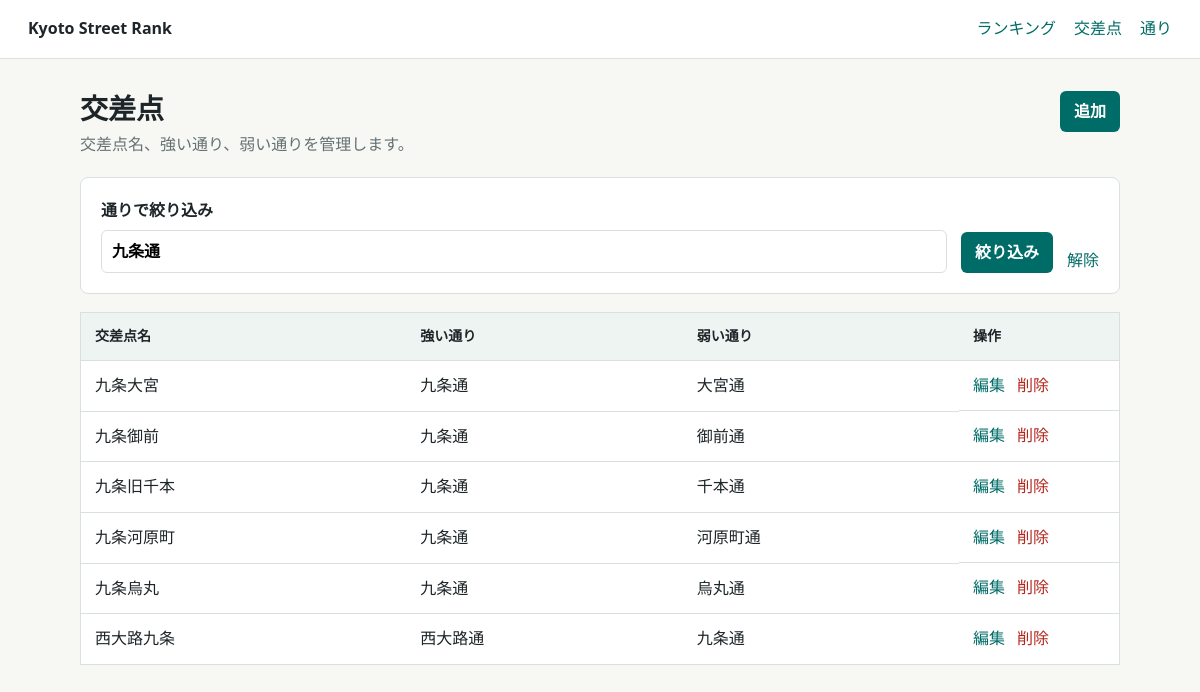
Screenshot of /intersections?street=九条通 with the database file from the repository.
### src/models.py (models this page shows)
class Intersection(db.Model):
    __tablename__ = "intersections"
    __table_args__ = (
        UniqueConstraint("name", name="uq_intersections_name"),
        UniqueConstraint("pair_key", name="uq_intersections_pair_key"),
        CheckConstraint("winner_street_id != loser_street_id", name="ck_different_streets"),
    )
    id = db.Column(db.Integer, primary_key=True)
    name = db.Column(db.String(120), nullable=False)
    pair_key = db.Column(db.String(80), nullable=False)
    winner_street_id = db.Column(db.Integer, db.ForeignKey("streets.id"), nullable=False)
    loser_street_id = db.Column(db.Integer, db.ForeignKey("streets.id"), nullable=False)
    winner = db.relationship("Street", foreign_keys=[winner_street_id])
    loser = db.relationship("Street", foreign_keys=[loser_street_id])

class Street(db.Model):
    __tablename__ = "streets"
    id = db.Column(db.Integer, primary_key=True)
    name = db.Column(db.String(120), nullable=False, unique=True)

### src/routes.py (the view)
    @app.route("/intersections")
    def intersections_index():
        selected_street = request.args.get("street", "").strip()
        intersections_query = Intersection.query
        if selected_street:
            winner = aliased(Street)
            loser = aliased(Street)
            intersections_query = (
                intersections_query.join(winner, Intersection.winner)
                .join(loser, Intersection.loser)
                .filter((winner.name == selected_street) | (loser.name == selected_street))
            )
        intersections = intersections_query.order_by(Intersection.name).all()
        return render_template(
            "intersections/index.html",
            intersections=intersections,
            street_names=list_street_names(),
            selected_street=selected_street,
        )

### src/services.py (called while the page is built)
def list_street_names():
    streets = Street.query.order_by(Street.name).all()
    return [street.name for street in streets]

### templates/intersections/index.html (shortened to what this page needs)
{% extends "base.html" %}
{% block content %}
  <div class="page-head">
    <div>
      <h1>交差点</h1>
      <p>交差点名、強い通り、弱い通りを管理します。</p>
    </div>
    <a class="button" href="{{ url_for('intersections_new', street=selected_street) if selected_street else url_for('intersections_new') }}">追加</a>
  </div>
  <form class="filter-bar" method="get">
    <label>
      通りで絞り込み
      <input name="street" list="street-options" value="{{ selected_street }}" placeholder="通り名を選択または入力">
    </label>
    <button class="button" type="submit">絞り込み</button>
    {% if selected_street %}
      <a href="{{ url_for('intersections_index') }}">解除</a>
    {% endif %}
  </form>
  {% if intersections %}
    <table>
      <thead>
        <tr>
          <th>交差点名</th>
          <th>強い通り</th>
          <th>弱い通り</th>
          <th class="actions">操作</th>
        </tr>
      </thead>
      <tbody>
        {% for intersection in intersections %}
          <tr>
            <td>{{ intersection.name }}</td>
            <td>{{ intersection.winner.name }}</td>
            <td>{{ intersection.loser.name }}</td>
            <td class="actions">
              <a href="{{ url_for('intersections_edit', intersection_id=intersection.id, street=selected_street) if selected_street else url_for('intersections_edit', intersection_id=intersection.id) }}">編集</a>
              <form method="post" action="{{ url_for('intersections_delete', intersection_id=intersection.id) }}">
                <button class="link-button" type="submit">削除</button>
              </form>
            </td>
          </tr>
        {% endfor %}
      </tbody>
    </table>
  {% else %}
    <section class="empty">
      <h2>{% if selected_street %}該当する交差点がありません{% else %}交差点がありません{% endif %}</h2>
      <p>{% if selected_street %}別の通りで絞り込むか、フィルタを解除してください。{% else %}交差点を追加すると通りも自動で登録されます。{% endif %}</p>
    </section>
  {% endif %}
{% endblock %}

### static/style.css (style rules this page uses)
:root { color-scheme: light; --text: #1e2528; --muted: #657175; --line: #d9e0e2; --bg: #f7f8f4; --surface: #ffffff; --accent: #006c67; --accent-dark: #004f4b; --danger: #b3261e; }
* { box-sizing: border-box; }
body { margin: 0; background: var(--bg); color: var(--text); font-family: system-ui, -apple-system, BlinkMacSystemFont, "Segoe UI", sans-serif; line-height: 1.6; }
a { color: var(--accent); text-decoration: none; }
.page-head { display: flex; align-items: flex-start; justify-content: space-between; gap: 24px; margin-bottom: 20px; }
h1 { margin: 0; font-size: 28px; line-height: 1.25; }
p { margin: 6px 0 0; color: var(--muted); }
.button, button { display: inline-flex; align-items: center; justify-content: center; min-height: 40px; padding: 8px 14px; border: 0; border-radius: 6px; background: var(--accent); color: #fff; font: inherit; font-weight: 700; cursor: pointer; }
table { width: 100%; border-collapse: collapse; background: var(--surface); border: 1px solid var(--line); }
th, td { padding: 12px 14px; border-bottom: 1px solid var(--line); text-align: left; }
th { background: #eef4f2; font-size: 14px; }
tr:last-child td { border-bottom: 0; }
.actions { width: 160px; white-space: nowrap; }
td.actions { display: flex; gap: 12px; align-items: center; }
td.actions form { margin: 0; }
.link-button { min-height: auto; padding: 0; background: transparent; color: var(--danger); font-weight: 400; }
.panel, .empty, .filter-bar { background: var(--surface); border: 1px solid var(--line); border-radius: 8px; padding: 20px; }
.filter-bar { display: grid; grid-template-columns: minmax(240px, 1fr) auto auto; align-items: end; gap: 14px; margin-bottom: 18px; }
label { display: grid; gap: 6px; font-weight: 700; }
input { width: 100%; min-height: 42px; padding: 8px 10px; border: 1px solid var(--line); border-radius: 6px; font: inherit; }

### rows the page displays
Intersection: name "九条大宮", winner.name "九条通", loser.name "大宮通"
Intersection: name "九条御前", winner.name "九条通", loser.name "御前通"
Intersection: name "九条旧千本", winner.name "九条通", loser.name "千本通"
Intersection: name "九条河原町", winner.name "九条通", loser.name "河原町通"
Intersection: name "九条烏丸", winner.name "九条通", loser.name "烏丸通"
Intersection: name "西大路九条", winner.name "西大路通", loser.name "九条通"
